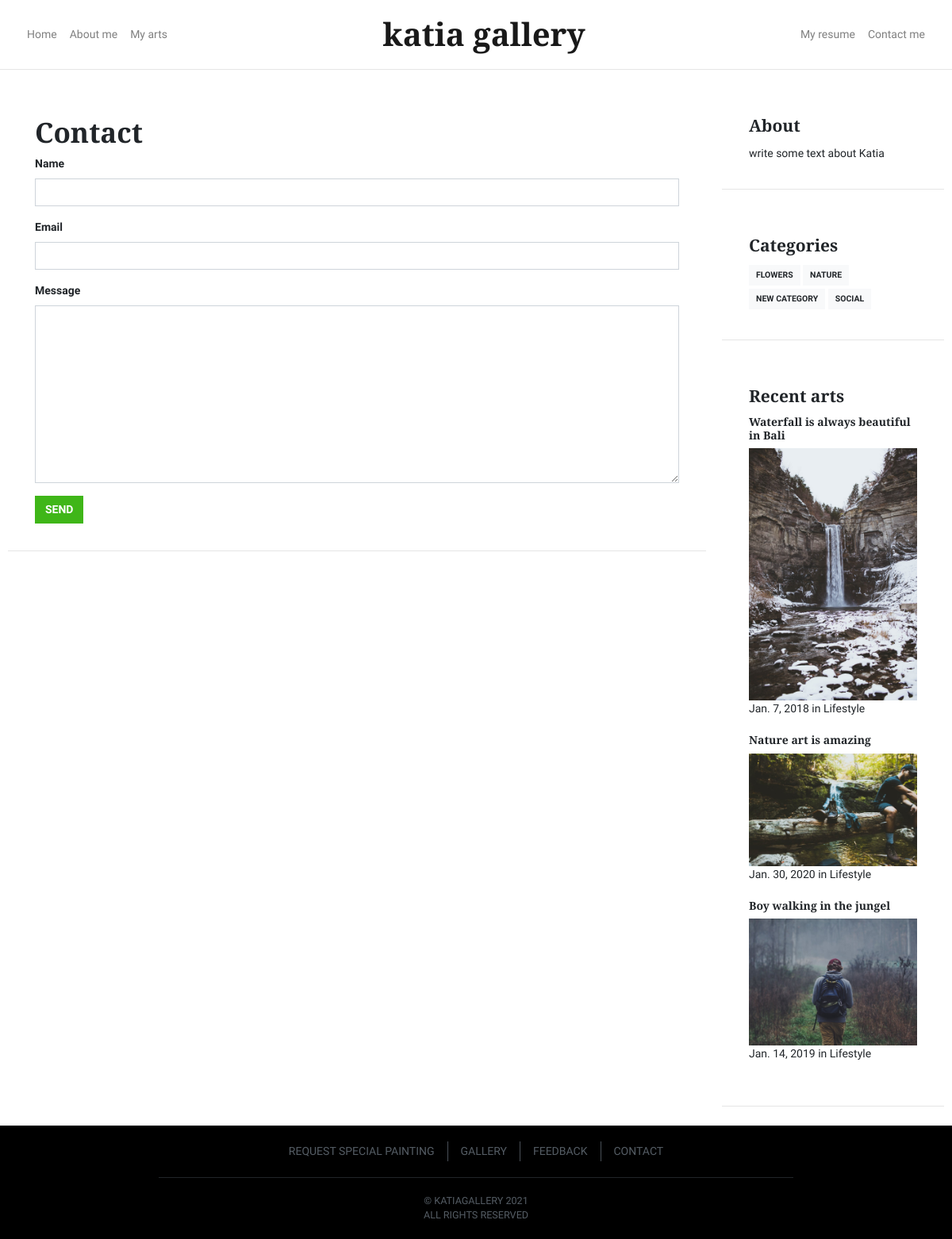
The app's page /contact with its own data.
### arts_app/models.py (models this page shows, shortened)
class Category(models.Model):
    name = models.CharField(max_length=264, unique= True, help_text = "Category Name")
    discription = models.TextField(help_text = "Write an interesting text about you here", blank=True)

class Art(models.Model):
    title   = models.CharField(max_length=264, unique= True, help_text = "Write an attractive title!")
    art_img = models.ImageField(upload_to='images/', height_field=None, width_field=None, max_length=100, help_text = 'make it clean and neat. ;) ')
    story   = models.TextField(help_text = "Write an interesting story behind this art!")
    date    = models.DateField(auto_now=False, auto_now_add=False, help_text = "Do you remember when you made this art ?")
    category = models.ForeignKey('Category', null=True, blank=True, on_delete=models.DO_NOTHING)

### arts_app/views.py (the view)
# urls.py: path('contact', views.contact, name='contact'),
def contact(request):
    recent_arts = Art.objects.order_by('?')[:3]
    categories  = Category.objects.order_by('name')
    form_class = ContactForm
    return render(request, 'arts_app/contact.html', {'form': form_class, 'recent_arts': recent_arts, 'categories': categories})

### templates/arts_app/contact.html (shortened to what this page needs)
<!DOCTYPE html>
{% extends "arts_app/base.html" %}
{% load mathfilters %}
{% load static %}
{% block body_block%}
  <div class="row">
    <div class="col-md-9">
       <article class="card mb-4">
	<div class="card-body">
<h1>Contact</h1>
<form role="form" action="" method="post">
                <div class="form-group">
                  <label for="name">Name</label>
    			{{ form.contact_name }}
                </div>
                <div class="form-group">
                  <label for="name">Email</label>
    			{{ form.contact_email }}
                </div>
                <div class="form-group">
                  <label for="name">Message</label>
    			{{ form.content }}
                </div>
                <button type="submit" class="btn btn-success">Send</button>
              </form>
            </div>
       </article>
    </div>
	<aside class="sidebar sidebar-sticky">
	   <div class="card mb-4">
              <div class="card-body">
                <h4 class="card-title">Categories</h4>
		{% for category in categories%}
                  <a class="btn btn-light btn-sm mb-1" href="/category-{{category.id}}">{{category.name}}</a>
                {% endfor %}
              </div>
            </div>
            <div class="card mb-4">
              <div class="card-body">
                <h4 class="card-title">Recent arts</h4>
		{% for art in recent_arts%}
                <a href="/arts/art-{{art.id}}" class="d-inline-block">
		  <h4 class="h6">{{art.title}}</h4>
                  <img class="card-img" src="{{MEDIA_URL}}{{art.art_img}}" alt="">
                </a>
		<time class="timeago" datetime="{{ art.date}}" timeago-id="6">{{ art.date}}</time> in Lifestyle <br></br>
                {% endfor %}
	      </div>
            </div>
          </aside>
        </div>
      </div>
{% endblock %}

### templates/arts_app/base.html (shortened to what this page needs)
<!DOCTYPE html>
{% load static %}
<html lang="en">
<head>
  <link href="{% static "css/app.css" %}" rel="stylesheet">
</head>
<body>
  <header>
    <nav class="navbar navbar-expand-md navbar-light bg-white absolute-top">
      <div class="container">
        <div class="collapse navbar-collapse order-3 order-md-2" id="navbar-left">
          <ul class="navbar-nav mr-auto">
            <li class="nav-item">
              <a class="nav-link" href="/">Home</a>
            </li>
            <li class="nav-item">
              <a class="nav-link" href="/about">About me</a>
            </li>
            <li class="nav-item">
              <a class="nav-link" href="/">My arts</a>
            </li>
          </ul>
        </div>
        <a class="navbar-brand mx-auto order-1 order-md-3" href="index.html">Katia Gallery</a>
        <div class="collapse navbar-collapse order-4 order-md-4" id="navbar-right">
          <ul class="navbar-nav ml-auto">
            <li class="nav-item">
              <a class="nav-link" href="/about">My resume</a>
            </li>
            <li class="nav-item">
              <a class="nav-link" href="/contact">Contact me</a>
            </li>
          </ul>
        </div>
      </div>
    </nav>
  </header>
  <main class="main pt-4">
    <div class="container">
	    {% block body_block%}
	    {%  endblock %}
  </main>
  <footer class="site-footer bg-darkest">
    <div class="container">
      <ul class="nav justify-content-center">
        <li class="nav-item">
          <a class="nav-link" href="#">Request Special Painting</a>
        </li>
        <li class="nav-item">
          <a class="nav-link" href="#">Gallery</a>
        </li>
        <li class="nav-item">
          <a class="nav-link" href="#">Feedback</a>
        </li>
        <li class="nav-item">
          <a class="nav-link" href="page-contact.html">Contact</a>
        </li>
      </ul>
      <div class="copy">
        &copy; KatiaGallery 2021<br/>
        All rights reserved
      </div>
    </div>
  </footer>
</body>
</html>

### records on screen
Category: name "FLOWERS"
Category: name "NATURE"
Category: name "NEW CATEGORY"
Category: name "SOCIAL"
Art: title "Waterfall is always beautiful in Bali", art_img (picture), date "Jan. 7, 2018"
Art: title "Nature art is amazing", art_img (picture), date "Jan. 30, 2020"
Art: title "Boy walking in the jungel", art_img (picture), date "Jan. 14, 2019"
